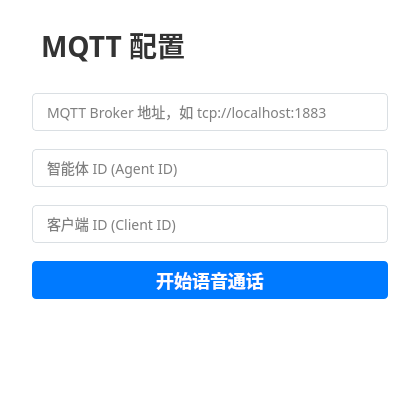
<?xml version="1.0" encoding="UTF-8"?>
<ui version="4.0">
 <class>LoginForm</class>
 <widget class="QWidget" name="LoginForm">
  <property name="geometry">
   <rect>
    <x>0</x>
    <y>0</y>
    <width>420</width>
    <height>400</height>
   </rect>
  </property>
  <property name="minimumSize">
   <size>
    <width>420</width>
    <height>400</height>
   </size>
  </property>
  <property name="maximumSize">
   <size>
    <width>420</width>
    <height>400</height>
   </size>
  </property>
  <property name="windowTitle">
   <string>连接配置</string>
  </property>
  <property name="styleSheet">
   <string notr="true">QLineEdit
{
	background: #FFFFFF;
	border: 1px solid #DADFE3;
	border-radius: 4px;
	padding-left:12px;
	font-family: PingFang SC;
	font-style: normal;
	font-weight: normal;
	font-size: 14px;
	line-height: 22px;
}

QWidget#LoginForm
{
	background: #FFFFFF;
	border-radius: 8px;
}</string>
  </property>
  <layout class="QVBoxLayout" name="verticalLayout">
   <property name="spacing">
    <number>18</number>
   </property>
   <property name="leftMargin">
    <number>32</number>
   </property>
   <property name="topMargin">
    <number>15</number>
   </property>
   <property name="rightMargin">
    <number>32</number>
   </property>
   <item>
    <widget class="QWidget" name="titleWidget" native="true">
     <property name="minimumSize">
      <size>
       <width>0</width>
       <height>60</height>
      </size>
     </property>
     <layout class="QHBoxLayout" name="horizontalLayout">
      <item>
       <widget class="QLabel" name="label">
        <property name="styleSheet">
         <string notr="true">QLabel{
font-family: PingFang SC;
font-style: normal;
font-weight: 600;
font-size: 28px;
line-height: 36px;
display: flex;
align-items: center;
color: #333333;
}</string>
        </property>
        <property name="text">
         <string>MQTT 配置</string>
        </property>
       </widget>
      </item>
      <item>
       <spacer name="horizontalSpacer">
        <property name="orientation">
         <enum>Qt::Horizontal</enum>
        </property>
        <property name="sizeHint" stdset="0">
         <size>
          <width>40</width>
          <height>20</height>
         </size>
        </property>
       </spacer>
      </item>
     </layout>
    </widget>
   </item>
   <item>
    <widget class="QLineEdit" name="brokerUrlLineEdit">
     <property name="minimumSize">
      <size>
       <width>0</width>
       <height>38</height>
      </size>
     </property>
     <property name="placeholderText">
      <string>MQTT Broker 地址，如 tcp://localhost:1883</string>
     </property>
    </widget>
   </item>
   <item>
    <widget class="QLineEdit" name="agentIdLineEdit">
     <property name="minimumSize">
      <size>
       <width>0</width>
       <height>38</height>
      </size>
     </property>
     <property name="placeholderText">
      <string>智能体 ID (Agent ID)</string>
     </property>
    </widget>
   </item>
   <item>
    <widget class="QLineEdit" name="clientIdLineEdit">
     <property name="minimumSize">
      <size>
       <width>0</width>
       <height>38</height>
      </size>
     </property>
     <property name="placeholderText">
      <string>客户端 ID (Client ID)</string>
     </property>
    </widget>
   </item>
   <item>
    <widget class="QPushButton" name="startVoiceChatBtn">
     <property name="minimumSize">
      <size>
       <width>0</width>
       <height>38</height>
      </size>
     </property>
     <property name="styleSheet">
      <string notr="true">QPushButton
{
	background: #007AFF;
	border-radius: 4px;
	color:#FFFFFF;
	font-family: PingFang SC;
	font-style: normal;
	font-weight: 600;
	font-size: 18px;
	line-height: 22px;
}</string>
     </property>
     <property name="text">
      <string>开始语音通话</string>
     </property>
    </widget>
   </item>
   <item>
    <spacer name="verticalSpacer">
     <property name="orientation">
      <enum>Qt::Vertical</enum>
     </property>
     <property name="sizeHint" stdset="0">
      <size>
       <width>20</width>
       <height>40</height>
      </size>
     </property>
    </spacer>
   </item>
  </layout>
 </widget>
 <resources/>
 <connections/>
</ui>
